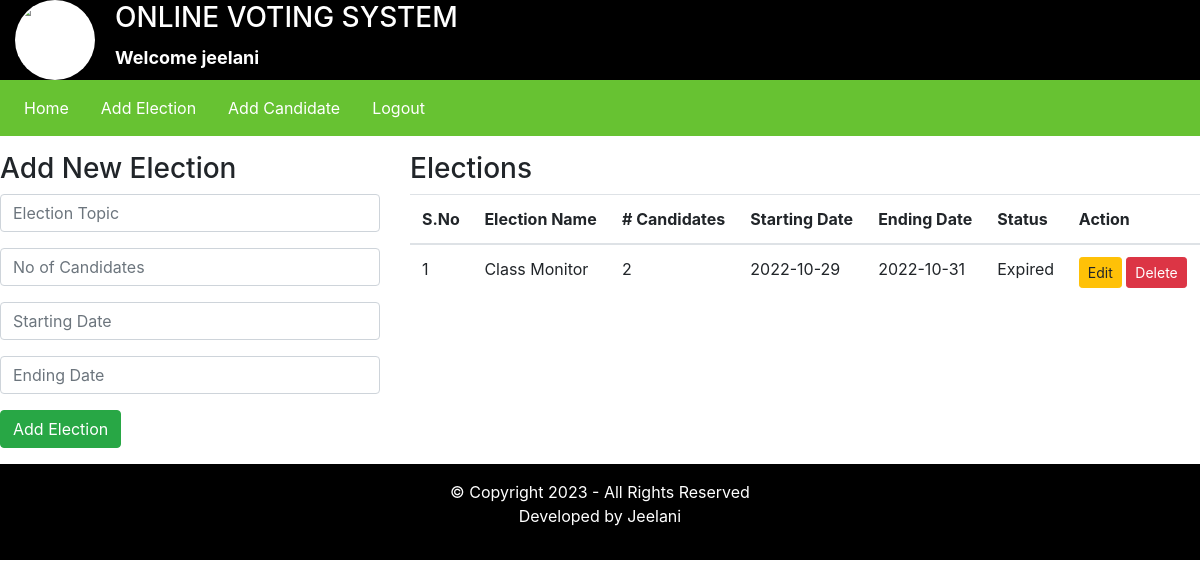
The app's page /admin/index.php?addElectionPage=1 (signed in) with its own data.
### tables this page shows
CREATE TABLE `elections` (
  `id` int(11) NOT NULL,
  `election_topic` varchar(255) DEFAULT NULL,
  `no_of_candidates` int(11) DEFAULT NULL,
  `starting_date` date DEFAULT NULL,
  `ending_date` date DEFAULT NULL,
  `status` varchar(45) DEFAULT NULL,
  `inserted_by` varchar(255) DEFAULT NULL,
  `inserted_on` date DEFAULT NULL
);

### admin/inc/add_elections.php (the view, shortened to what this page needs)
<div class="row my-3">
    <div class="col-4">
        <h3>Add New Election</h3>
        <form method="POST">
            <div class="form-group">
                <input type="text" name="election_topic" placeholder="Election Topic" class="form-control" required />
            </div>
            <div class="form-group">
                <input type="number" name="number_of_candidates" placeholder="No of Candidates" class="form-control" required />
            </div>
            <div class="form-group">
                <input type="text" onfocus="this.type='Date'" name="starting_date" placeholder="Starting Date" class="form-control" required />
            </div>
            <div class="form-group">
                <input type="text" onfocus="this.type='Date'" name="ending_date" placeholder="Ending Date" class="form-control" required />
            </div>
            <input type="submit" value="Add Election" name="addElectionBtn" class="btn btn-success" />
        </form>
    </div>
    <div class="col-8">
        <h3>Elections</h3>
        <table class="table">
            <thead>
                <tr>
                    <th scope="col">S.No</th>
                    <th scope="col">Election Name</th>
                    <th scope="col"># Candidates</th>
                    <th scope="col">Starting Date</th>
                    <th scope="col">Ending Date</th>
                    <th scope="col">Status </th>
                    <th scope="col">Action </th>
                </tr>
            </thead>
            <tbody>
                <?php
                    $fetchingData = mysqli_query($db, "SELECT * FROM elections") or die(mysqli_error($db));
                    $isAnyElectionAdded = mysqli_num_rows($fetchingData);
                    if($isAnyElectionAdded > 0)
                    {
                        $sno = 1;
                        while($row = mysqli_fetch_assoc($fetchingData))
                        {
                            $election_id = $row['id'];
                ?>
                            <tr>
                                <td><?php echo $sno++; ?></td>
                                <td><?php echo $row['election_topic']; ?></td>
                                <td><?php echo $row['no_of_candidates']; ?></td>
                                <td><?php echo $row['starting_date']; ?></td>
                                <td><?php echo $row['ending_date']; ?></td>
                                <td><?php echo $row['status']; ?></td>
                                <td>
                                    <a href="#" class="btn btn-sm btn-warning"> Edit </a>
                                    <button class="btn btn-sm btn-danger" onclick="DeleteData(<?php echo $election_id; ?>)"> Delete </button>
                                </td>
                            </tr>
                <?php
                        }
                    }else {
            ?>
                        <tr>
                            <td colspan="7"> No any election is added yet. </td>
                        </tr>
            <?php
                    }
                ?>
            </tbody>
        </table>
    </div>
</div>

### records on screen
elections: election_topic "Class Monitor", no_of_candidates "2", starting_date "2022-10-29", ending_date "2022-10-31", status "Expired"

### other values on screen
$_SESSION['username'] "jeelani"
